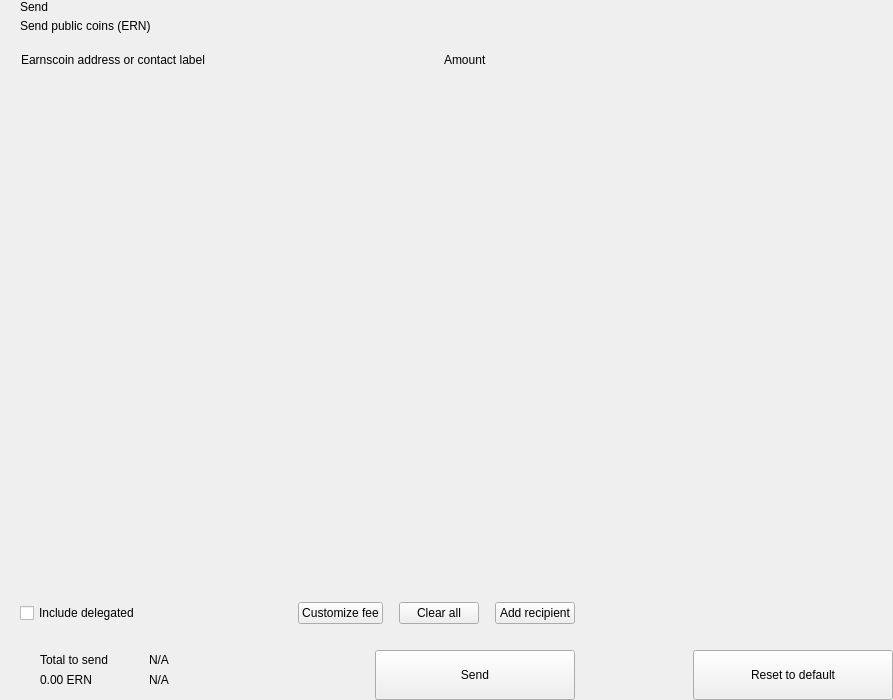
<?xml version="1.0" encoding="UTF-8"?>
<ui version="4.0">
 <class>send</class>
 <widget class="QWidget" name="send">
  <property name="geometry">
   <rect>
    <x>0</x>
    <y>0</y>
    <width>893</width>
    <height>700</height>
   </rect>
  </property>
  <property name="windowTitle">
   <string>Form</string>
  </property>
  <layout class="QHBoxLayout" name="horizontalLayout_2" stretch="2,1">
   <property name="spacing">
    <number>0</number>
   </property>
   <property name="leftMargin">
    <number>0</number>
   </property>
   <property name="topMargin">
    <number>0</number>
   </property>
   <property name="rightMargin">
    <number>0</number>
   </property>
   <property name="bottomMargin">
    <number>0</number>
   </property>
   <item>
    <widget class="QWidget" name="left" native="true">
     <layout class="QVBoxLayout" name="verticalLayout_3">
      <property name="spacing">
       <number>0</number>
      </property>
      <property name="leftMargin">
       <number>0</number>
      </property>
      <property name="topMargin">
       <number>0</number>
      </property>
      <property name="rightMargin">
       <number>0</number>
      </property>
      <property name="bottomMargin">
       <number>0</number>
      </property>
      <item>
       <layout class="QVBoxLayout" name="verticalLayout_22" stretch="0,0,0,1,0,0,0,0">
        <property name="spacing">
         <number>0</number>
        </property>
        <item>
         <layout class="QHBoxLayout" name="horizontalLayout_3">
          <property name="spacing">
           <number>0</number>
          </property>
          <property name="leftMargin">
           <number>20</number>
          </property>
          <property name="rightMargin">
           <number>20</number>
          </property>
          <item>
           <layout class="QVBoxLayout" name="verticalLayout">
            <property name="spacing">
             <number>5</number>
            </property>
            <item>
             <widget class="QLabel" name="labelTitle">
              <property name="text">
               <string>Send</string>
              </property>
              <property name="alignment">
               <set>Qt::AlignLeading|Qt::AlignLeft|Qt::AlignVCenter</set>
              </property>
             </widget>
            </item>
            <item>
             <widget class="QLabel" name="labelSubtitle1">
              <property name="text">
               <string>Send public coins (ERN)</string>
              </property>
             </widget>
            </item>
           </layout>
          </item>
          <item>
           <spacer name="horizontalSpacer">
            <property name="orientation">
             <enum>Qt::Horizontal</enum>
            </property>
            <property name="sizeHint" stdset="0">
             <size>
              <width>40</width>
              <height>20</height>
             </size>
            </property>
           </spacer>
          </item>
         </layout>
        </item>
        <item>
         <spacer name="verticalSpacer_2">
          <property name="orientation">
           <enum>Qt::Vertical</enum>
          </property>
          <property name="sizeType">
           <enum>QSizePolicy::Fixed</enum>
          </property>
          <property name="sizeHint" stdset="0">
           <size>
            <width>20</width>
            <height>20</height>
           </size>
          </property>
         </spacer>
        </item>
        <item>
         <layout class="QHBoxLayout" name="horizontalLayout" stretch="6,0,2">
          <property name="spacing">
           <number>0</number>
          </property>
          <property name="leftMargin">
           <number>10</number>
          </property>
          <property name="topMargin">
           <number>0</number>
          </property>
          <property name="rightMargin">
           <number>20</number>
          </property>
          <property name="bottomMargin">
           <number>0</number>
          </property>
          <item>
           <widget class="QLabel" name="labelSubtitleAddress">
            <property name="styleSheet">
             <string notr="true">margin-left:8px;</string>
            </property>
            <property name="text">
             <string>Earnscoin address or contact label</string>
            </property>
           </widget>
          </item>
          <item>
           <spacer name="horizontalSpacer_3">
            <property name="orientation">
             <enum>Qt::Horizontal</enum>
            </property>
            <property name="sizeType">
             <enum>QSizePolicy::Fixed</enum>
            </property>
            <property name="sizeHint" stdset="0">
             <size>
              <width>40</width>
              <height>1</height>
             </size>
            </property>
           </spacer>
          </item>
          <item>
           <widget class="QLabel" name="labelSubtitleAmount">
            <property name="text">
             <string>Amount</string>
            </property>
           </widget>
          </item>
         </layout>
        </item>
        <item>
         <widget class="QScrollArea" name="scrollArea">
          <property name="minimumSize">
           <size>
            <width>0</width>
            <height>350</height>
           </size>
          </property>
          <property name="styleSheet">
           <string notr="true">#scrollArea {
            background:transparent;
            margin-top:10px;
}</string>
          </property>
          <property name="horizontalScrollBarPolicy">
           <enum>Qt::ScrollBarAlwaysOff</enum>
          </property>
          <property name="sizeAdjustPolicy">
           <enum>QAbstractScrollArea::AdjustIgnored</enum>
          </property>
          <property name="widgetResizable">
           <bool>true</bool>
          </property>
          <property name="alignment">
           <set>Qt::AlignLeading|Qt::AlignLeft|Qt::AlignTop</set>
          </property>
          <widget class="QWidget" name="scrollAreaWidgetContents">
           <property name="geometry">
            <rect>
             <x>0</x>
             <y>0</y>
             <width>591</width>
             <height>16</height>
            </rect>
           </property>
           <property name="sizePolicy">
            <sizepolicy hsizetype="Preferred" vsizetype="Maximum">
             <horstretch>0</horstretch>
             <verstretch>0</verstretch>
            </sizepolicy>
           </property>
           <property name="autoFillBackground">
            <bool>false</bool>
           </property>
           <property name="styleSheet">
            <string notr="true">#scrollAreaWidgetContents {
             background:transparent;
             }</string>
           </property>
           <layout class="QVBoxLayout" name="verticalLayout_7">
            <property name="spacing">
             <number>0</number>
            </property>
            <property name="sizeConstraint">
             <enum>QLayout::SetDefaultConstraint</enum>
            </property>
            <property name="leftMargin">
             <number>0</number>
            </property>
            <property name="topMargin">
             <number>0</number>
            </property>
            <property name="rightMargin">
             <number>0</number>
            </property>
            <property name="bottomMargin">
             <number>0</number>
            </property>
           </layout>
          </widget>
         </widget>
        </item>
        <item>
         <spacer name="verticalSpacer_4">
          <property name="orientation">
           <enum>Qt::Vertical</enum>
          </property>
          <property name="sizeType">
           <enum>QSizePolicy::Fixed</enum>
          </property>
          <property name="sizeHint" stdset="0">
           <size>
            <width>20</width>
            <height>20</height>
           </size>
          </property>
         </spacer>
        </item>
        <item>
         <layout class="QHBoxLayout" name="horizontalLayout_20">
          <property name="spacing">
           <number>6</number>
          </property>
          <property name="leftMargin">
           <number>20</number>
          </property>
          <property name="rightMargin">
           <number>20</number>
          </property>
          <item>
           <widget class="QCheckBox" name="checkBoxDelegations">
            <property name="layoutDirection">
             <enum>Qt::LeftToRight</enum>
            </property>
            <property name="text">
             <string>Include delegated</string>
            </property>
           </widget>
          </item>
          <item>
           <spacer name="horizontalSpacer_4">
            <property name="orientation">
             <enum>Qt::Horizontal</enum>
            </property>
            <property name="sizeHint" stdset="0">
             <size>
              <width>10</width>
              <height>20</height>
             </size>
            </property>
           </spacer>
          </item>
          <item>
           <widget class="QPushButton" name="pushButtonFee">
            <property name="focusPolicy">
             <enum>Qt::NoFocus</enum>
            </property>
            <property name="text">
             <string>Customize fee</string>
            </property>
           </widget>
          </item>
          <item>
           <spacer name="horizontalSpacer_11">
            <property name="orientation">
             <enum>Qt::Horizontal</enum>
            </property>
            <property name="sizeType">
             <enum>QSizePolicy::Minimum</enum>
            </property>
            <property name="sizeHint" stdset="0">
             <size>
              <width>10</width>
              <height>20</height>
             </size>
            </property>
           </spacer>
          </item>
          <item>
           <widget class="QPushButton" name="pushButtonClear">
            <property name="focusPolicy">
             <enum>Qt::NoFocus</enum>
            </property>
            <property name="layoutDirection">
             <enum>Qt::RightToLeft</enum>
            </property>
            <property name="text">
             <string>Clear all</string>
            </property>
           </widget>
          </item>
          <item>
           <spacer name="horizontalSpacer_6">
            <property name="orientation">
             <enum>Qt::Horizontal</enum>
            </property>
            <property name="sizeType">
             <enum>QSizePolicy::Fixed</enum>
            </property>
            <property name="sizeHint" stdset="0">
             <size>
              <width>10</width>
              <height>20</height>
             </size>
            </property>
           </spacer>
          </item>
          <item>
           <widget class="QPushButton" name="pushButtonAddRecipient">
            <property name="focusPolicy">
             <enum>Qt::NoFocus</enum>
            </property>
            <property name="text">
             <string>Add recipient</string>
            </property>
           </widget>
          </item>
         </layout>
        </item>
        <item>
         <spacer name="verticalSpacer">
          <property name="orientation">
           <enum>Qt::Vertical</enum>
          </property>
          <property name="sizeType">
           <enum>QSizePolicy::Fixed</enum>
          </property>
          <property name="sizeHint" stdset="0">
           <size>
            <width>20</width>
            <height>16</height>
           </size>
          </property>
         </spacer>
        </item>
        <item>
         <layout class="QHBoxLayout" name="horizontalLayout_7">
          <property name="rightMargin">
           <number>20</number>
          </property>
          <item>
           <layout class="QHBoxLayout" name="horizontalLayout_10">
            <property name="spacing">
             <number>0</number>
            </property>
            <property name="leftMargin">
             <number>8</number>
            </property>
            <item>
             <widget class="QStackedWidget" name="stackedWidget">
              <property name="minimumSize">
               <size>
                <width>0</width>
                <height>60</height>
               </size>
              </property>
              <property name="maximumSize">
               <size>
                <width>16777215</width>
                <height>60</height>
               </size>
              </property>
              <widget class="QWidget" name="page1">
               <layout class="QVBoxLayout" name="verticalLayout_71" stretch="0">
                <property name="spacing">
                 <number>6</number>
                </property>
                <property name="leftMargin">
                 <number>12</number>
                </property>
                <property name="topMargin">
                 <number>0</number>
                </property>
                <property name="rightMargin">
                 <number>0</number>
                </property>
                <property name="bottomMargin">
                 <number>0</number>
                </property>
                <item>
                 <widget class="QWidget" name="coinWidget" native="true">
                  <property name="minimumSize">
                   <size>
                    <width>0</width>
                    <height>60</height>
                   </size>
                  </property>
                  <property name="maximumSize">
                   <size>
                    <width>16777215</width>
                    <height>60</height>
                   </size>
                  </property>
                  <layout class="QHBoxLayout" name="horizontalLayout_9">
                   <property name="spacing">
                    <number>0</number>
                   </property>
                   <property name="leftMargin">
                    <number>20</number>
                   </property>
                   <property name="topMargin">
                    <number>10</number>
                   </property>
                   <property name="rightMargin">
                    <number>20</number>
                   </property>
                   <property name="bottomMargin">
                    <number>10</number>
                   </property>
                   <item>
                    <layout class="QVBoxLayout" name="verticalSend">
                     <property name="spacing">
                      <number>0</number>
                     </property>
                     <item>
                      <widget class="QLabel" name="labelTitleTotalSend">
                       <property name="text">
                        <string>Total to send</string>
                       </property>
                      </widget>
                     </item>
                     <item>
                      <widget class="QLabel" name="labelAmountSend">
                       <property name="text">
                        <string notr="true">0.00 ERN</string>
                       </property>
                      </widget>
                     </item>
                    </layout>
                   </item>
                   <item>
                    <spacer name="horizontalSpacer_9">
                     <property name="orientation">
                      <enum>Qt::Horizontal</enum>
                     </property>
                     <property name="sizeType">
                      <enum>QSizePolicy::Fixed</enum>
                     </property>
                     <property name="sizeHint" stdset="0">
                      <size>
                       <width>20</width>
                       <height>20</height>
                      </size>
                     </property>
                    </spacer>
                   </item>
                   <item>
                    <widget class="QLabel" name="labelLine">
                     <property name="minimumSize">
                      <size>
                       <width>1</width>
                       <height>0</height>
                      </size>
                     </property>
                     <property name="maximumSize">
                      <size>
                       <width>1</width>
                       <height>16777215</height>
                      </size>
                     </property>
                     <property name="text">
                      <string/>
                     </property>
                    </widget>
                   </item>
                   <item>
                    <spacer name="horizontalSpacer_10">
                     <property name="orientation">
                      <enum>Qt::Horizontal</enum>
                     </property>
                     <property name="sizeType">
                      <enum>QSizePolicy::Fixed</enum>
                     </property>
                     <property name="sizeHint" stdset="0">
                      <size>
                       <width>20</width>
                       <height>20</height>
                      </size>
                     </property>
                    </spacer>
                   </item>
                   <item>
                    <layout class="QVBoxLayout" name="verticalRemaining">
                     <property name="spacing">
                      <number>0</number>
                     </property>
                     <item>
                      <widget class="QLabel" name="labelTitleTotalRemaining">
                       <property name="text">
                        <string notr="true">N/A</string>
                       </property>
                      </widget>
                     </item>
                     <item>
                      <widget class="QLabel" name="labelAmountRemaining">
                       <property name="text">
                        <string notr="true">N/A</string>
                       </property>
                      </widget>
                     </item>
                    </layout>
                   </item>
                  </layout>
                 </widget>
                </item>
               </layout>
              </widget>
              <widget class="QWidget" name="page_2"/>
             </widget>
            </item>
           </layout>
          </item>
          <item>
           <spacer name="horizontalSpacer_5">
            <property name="orientation">
             <enum>Qt::Horizontal</enum>
            </property>
            <property name="sizeType">
             <enum>QSizePolicy::Expanding</enum>
            </property>
            <property name="sizeHint" stdset="0">
             <size>
              <width>40</width>
              <height>20</height>
             </size>
            </property>
           </spacer>
          </item>
          <item alignment="Qt::AlignBottom">
           <widget class="QPushButton" name="pushButtonSave">
            <property name="minimumSize">
             <size>
              <width>200</width>
              <height>50</height>
             </size>
            </property>
            <property name="maximumSize">
             <size>
              <width>200</width>
              <height>50</height>
             </size>
            </property>
            <property name="focusPolicy">
             <enum>Qt::NoFocus</enum>
            </property>
            <property name="text">
             <string>Send</string>
            </property>
           </widget>
          </item>
         </layout>
        </item>
       </layout>
      </item>
     </layout>
    </widget>
   </item>
   <item>
    <widget class="QWidget" name="right" native="true">
     <layout class="QVBoxLayout" name="verticalLayout_5">
      <property name="leftMargin">
       <number>0</number>
      </property>
      <property name="topMargin">
       <number>0</number>
      </property>
      <property name="rightMargin">
       <number>0</number>
      </property>
      <property name="bottomMargin">
       <number>0</number>
      </property>
      <item>
       <layout class="QVBoxLayout" name="verticalLayout_4">
        <property name="spacing">
         <number>6</number>
        </property>
        <item>
         <widget class="OptionButton" name="btnCoinControl" native="true">
          <property name="minimumSize">
           <size>
            <width>0</width>
            <height>50</height>
           </size>
          </property>
         </widget>
        </item>
        <item>
         <widget class="OptionButton" name="btnChangeAddress" native="true">
          <property name="minimumSize">
           <size>
            <width>0</width>
            <height>50</height>
           </size>
          </property>
         </widget>
        </item>
        <item>
         <widget class="OptionButton" name="btnUri" native="true">
          <property name="minimumSize">
           <size>
            <width>0</width>
            <height>50</height>
           </size>
          </property>
         </widget>
        </item>
        <item>
         <spacer name="verticalSpacer_5">
          <property name="orientation">
           <enum>Qt::Vertical</enum>
          </property>
          <property name="sizeHint" stdset="0">
           <size>
            <width>20</width>
            <height>40</height>
           </size>
          </property>
         </spacer>
        </item>
        <item>
         <layout class="QHBoxLayout" name="horizontalLayout_8">
          <item>
           <spacer name="horizontalSpacer_7">
            <property name="orientation">
             <enum>Qt::Horizontal</enum>
            </property>
            <property name="sizeHint" stdset="0">
             <size>
              <width>40</width>
              <height>20</height>
             </size>
            </property>
           </spacer>
          </item>
          <item>
           <widget class="QPushButton" name="pushButtonReset">
            <property name="minimumSize">
             <size>
              <width>200</width>
              <height>50</height>
             </size>
            </property>
            <property name="maximumSize">
             <size>
              <width>200</width>
              <height>50</height>
             </size>
            </property>
            <property name="focusPolicy">
             <enum>Qt::NoFocus</enum>
            </property>
            <property name="text">
             <string>Reset to default</string>
            </property>
           </widget>
          </item>
         </layout>
        </item>
       </layout>
      </item>
     </layout>
    </widget>
   </item>
  </layout>
 </widget>
 <customwidgets>
  <customwidget>
   <class>OptionButton</class>
   <extends>QWidget</extends>
   <header>qt/earnscoin/optionbutton.h</header>
   <container>1</container>
  </customwidget>
 </customwidgets>
 <resources/>
 <connections/>
</ui>
